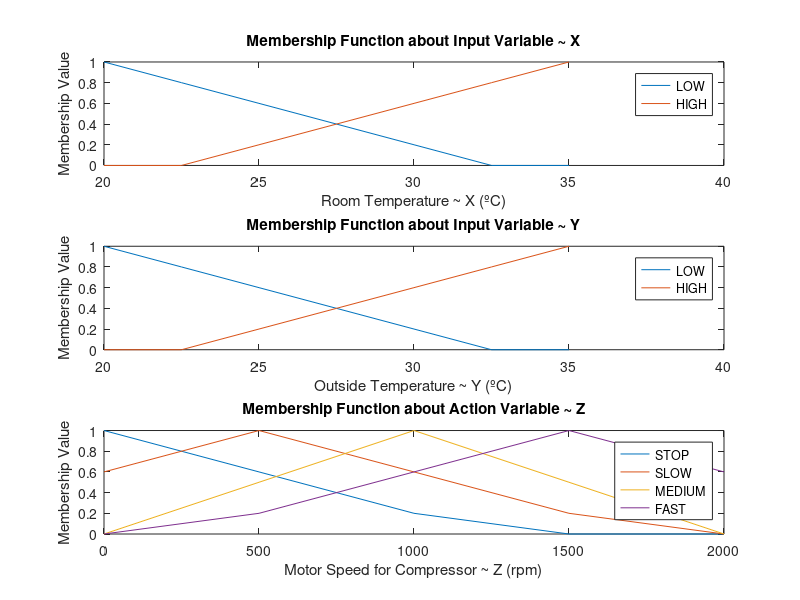
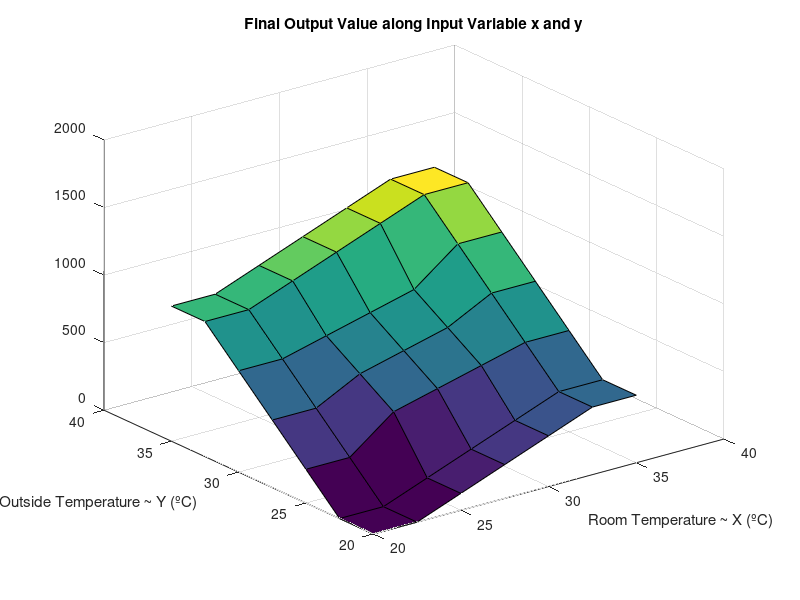

The MATLAB source for these figures, in order:
%% Using Max-Min Operation & Sugenos Simplified FIE

f1 = figure; % for fuzzy membership function
f2 = figure; % for final union 'U' output value

%% Fuzzy I/O Variable Settings

figure(f1);

% input variable / Room Temperature ~ x (ºC)
x = [20 22.5 25 27.5 30 32.5 35];

% input variable / Outside Temperature ~ y (ºC)
y = [20 22.5 25 27.5 30 32.5 35];

% input variable membership value
LOW     = [1.0 0.8 0.6 0.4 0.2 0   0];
HIGH    = [0   0   0.2 0.4 0.6 0.8 1.0];


% output variable / Motor Speed for Compressor ~ z (rpm)
z = [0 500 1000 1500 2000];

% output variable membership value
STOP    = [1.0 0.6 0.2 0   0];
SLOW    = [0.6 1.0 0.6 0.2 0];
MEDIUM  = [0   0.5 1.0 0.5 0];
FAST    = [0   0.2 0.6 1.0 0.6];


% Draw I/O variable membership function
subplot(3, 1, 1);
plot(x, LOW, x, HIGH);
title('Membership Function about Input Variable ~ X');
legend('LOW','HIGH');
xlabel('Room Temperature ~ X (ºC)');
ylabel('Membership Value');

subplot(3, 1, 2);
plot(y, LOW, y, HIGH);
title('Membership Function about Input Variable ~ Y');
legend('LOW','HIGH');
xlabel('Outside Temperature ~ Y (ºC)');
ylabel('Membership Value');

subplot(3, 1, 3);
plot(z, STOP, z, SLOW, z, MEDIUM, z, FAST);
title('Membership Function about Action Variable ~ Z');
legend('STOP', 'SLOW','MEDIUM', 'FAST');
xlabel('Motor Speed for Compressor ~ Z (rpm)');
ylabel('Membership Value');


%% Fuzzy Rule Settings

% Rule No.1
% IF x in LOW   AND y is HIGH,  THEN z is SLOW
z1 = 500;

% Rule No.2
% IF x in HIGH  AND y is LOW,   THEN z is MEDIUM
z2 = 1000;

% Rule No.3
% IF x in HIGH  AND y is HIGH,  THEN z is FAST
z3 = 1500;

% Rule No.4
% IF x in LOW   AND y is LOW,   THEN z is STOP
z4 = 0;


%% Draw 3D Plot

[X, Y] = meshgrid(x, y);

%F = (min(X, Y).*Z)./min(X, Y);

U = zeros(7, 7);

for ii = 1:length(x)
    for jj = 1:length(y)
        w1 = min(LOW(ii),  HIGH(jj));   % base on Rule No.1
        w2 = min(HIGH(ii), LOW(jj));    % base on Rule No.2
        w3 = min(HIGH(ii), HIGH(jj));   % base on Rule No.3
        w4 = min(LOW(ii),  LOW(jj));    % base on Rule No.4
        
        U(ii, jj) = (w1*z1 + w2*z2 + w3*z3 + w4*z4)/(w1 + w2 + w3 +w4);        
    end
end

figure(f2);
s = surf(x, y, U);
%s.EdgeColor = 'none';
title('Final Output Value along Input Variable x and y');
xlabel('Room Temperature ~ X (ºC)');
ylabel('Outside Temperature ~ Y (ºC)');
